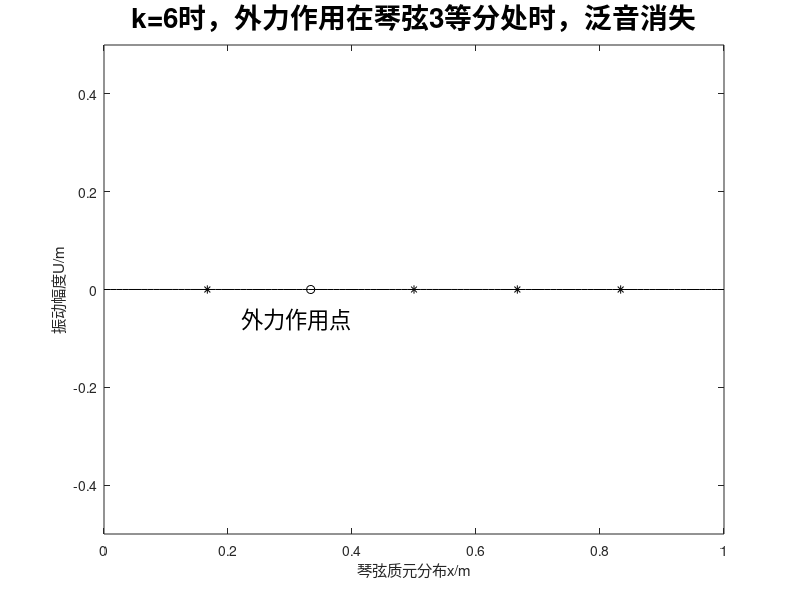

Reproduce this figure in MATLAB. (Note: this script raises an error after producing the figure.)
clear
A=0.1;%力幅

k=6;

l=1;%绳长
x0=2*l/k;%施力点位置
%Hz=50;%交变电流频率
%omega=2*pi*Hz;
lambda=0.52*10^(-3)/0.9902;%线密度
F=100;%张力
a=sqrt(F/lambda);%波速
omega0=pi*a/l;%基频
omega=pi+k*omega0;
b=0.1;%空气摩擦系数

% omegak=sqrt(k^2*omega0^2-b^2/4);
% omega=sqrt(omegak^2+b*omegak);

tfinal=2*abs(pi/(omega-k*omega0));%观测时间
% tfinal=abs(pi/(omega-k*omega0))/100;
dt=0.01;%时间步长
dx=0.01;%质元长度

pic_num = 1;
% M=moviein(tfinal/dt);
x=0:dx:l;
fig = figure;
for t=0:dt:tfinal
    U=zeros(1,length(x));%每一时刻的质元排列
    for n=1:100
        U=U+2*A*sin(n*pi*x0/l)*omega/(lambda*(n^2*omega0^2-omega^2))*(sin(omega*t)...
            /omega-sin(omega0*n*t)/(n*omega0))*sin(n*pi*x/l);
    end
    plot(x,U,'k',x0/2,0,'k*',2*x0/2,0,'ko',3*x0/2,0,'k*',4*x0/2,0,'k*',5*x0/2,0,'k*')
    axis([0,1,-0.5,0.5])
    xlabel('琴弦质元分布x/m')
    ylabel('振动幅度U/m')
%     title(['$\omega\approx $'  num2str(k)  '$\omega_0$'],'interpreter','latex','Fontsize',20)
%     text(.2 ,-0.2,['驻波频率' num2str(2*pi*((omega+omega0*k)/2)) 'Hz'],'Fontsize',16)
    title('k=6时，外力作用在琴弦3等分处时，泛音消失','Fontsize',20)
    text(x0/3*2,-0.06,'外力作用点','Fontsize',16)

    drawnow
    M=getframe(fig);
    C{pic_num}=frame2im(M);
    pic_num = pic_num + 1;
end

for idx=1:pic_num
    [B,map]=rgb2ind(C{idx},256);
    if idx == 1
        imwrite(B,map,'test.gif','gif', 'Loopcount',inf,'DelayTime',0.06);
    else
        imwrite(B,map,'test.gif','gif','WriteMode','append','DelayTime',0.06);
    end
end

    
    